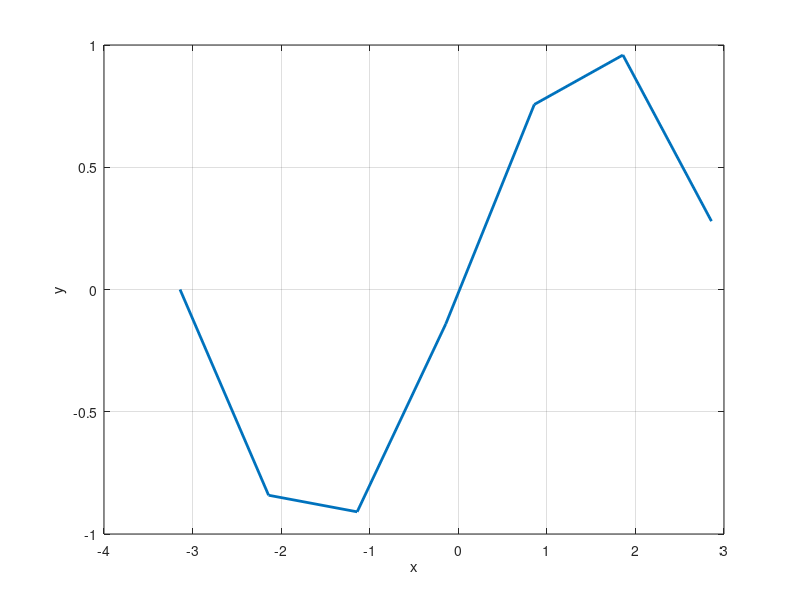
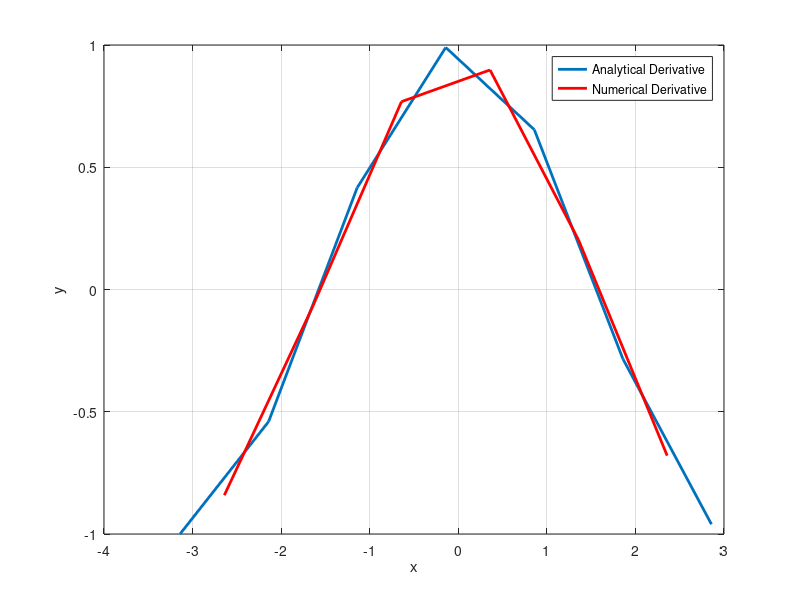

These figures' MATLAB source, in order:
clear
clc
close all

delx = 1;

x = -pi:delx:pi;

y = sin(x);

fig = figure();
set(fig,'color','white')
plot(x,y,'LineWidth',2)
xlabel('x')
ylabel('y')
grid on

yderiv = cos(x);

fig = figure();
set(fig,'color','white')
plot(x,yderiv,'LineWidth',2)
xlabel('x')
ylabel('y')
grid on

%%%%Use Forward differencing to compute the value of yderiv numerically
yderivest = (y(2:end) - y(1:end-1))./delx;

hold on
plot(x(2:end)-delx/2,yderivest,'r-','LineWidth',2)

legend('Analytical Derivative','Numerical Derivative')
